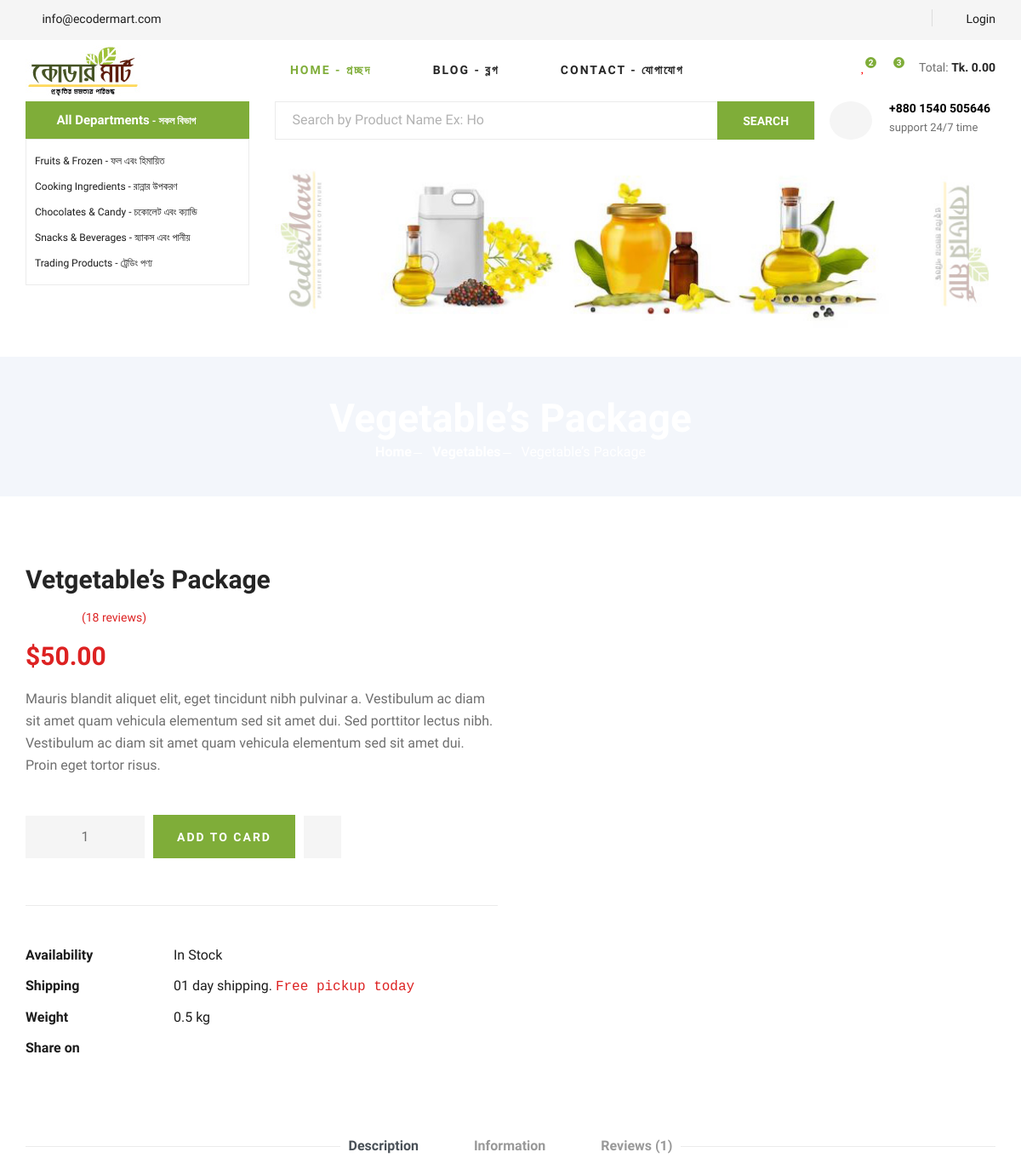
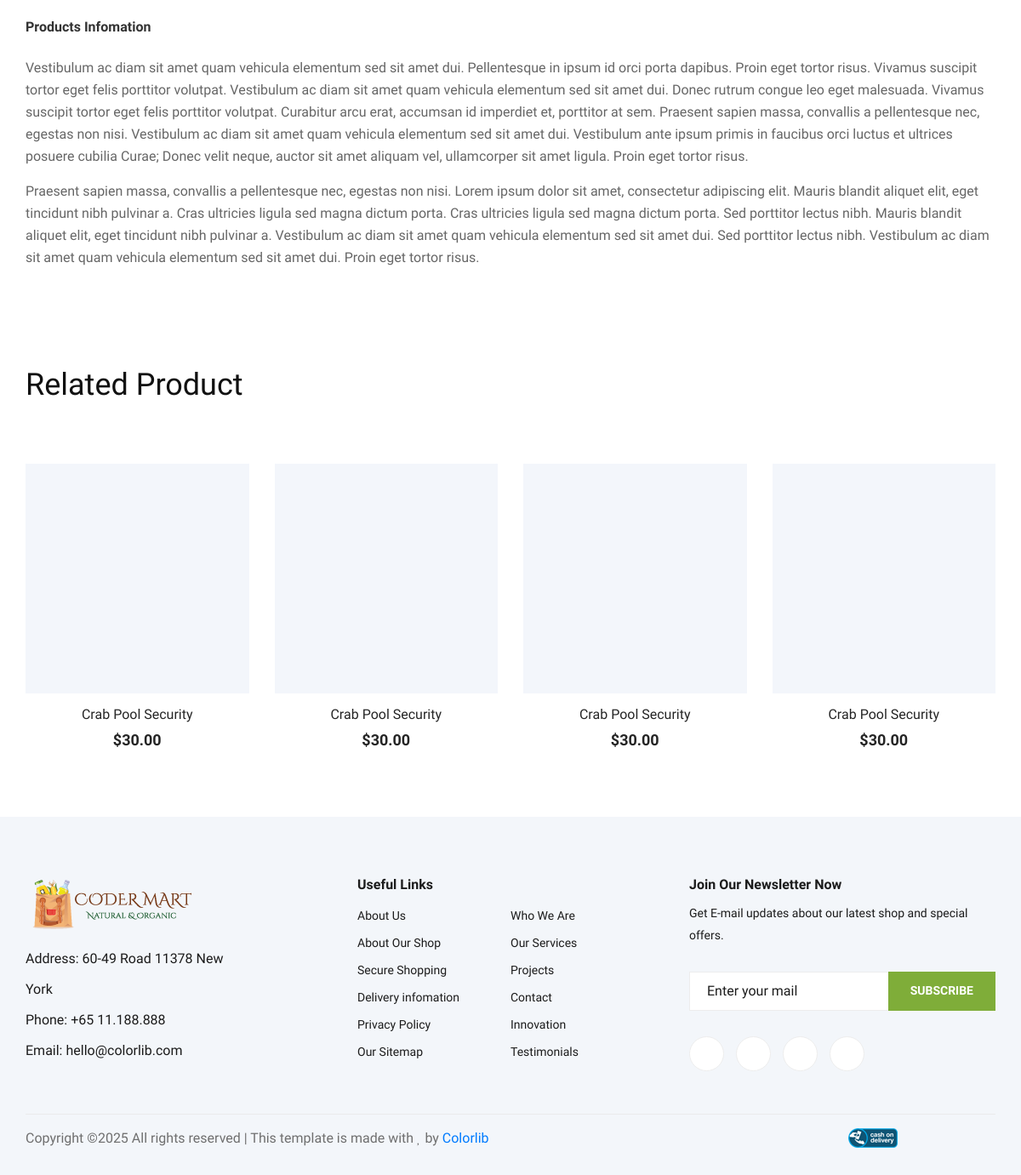
The page /shop-details.php on the database its author committed (2 pictures, top to bottom).
### tables this page shows
CREATE TABLE `basic` (
  `id` int(11) NOT NULL,
  `compName` varchar(50) NOT NULL,
  `compName_en` varchar(50) DEFAULT NULL,
  `address` varchar(255) NOT NULL,
  `phone` varchar(25) NOT NULL,
  `office_phone` varchar(25) NOT NULL,
  `email` varchar(100) NOT NULL,
  `logo` varchar(255) NOT NULL,
  `currency` varchar(255) NOT NULL,
  `facebook` varchar(100) NOT NULL,
  `twitter` varchar(100) NOT NULL,
  `linkedin` varchar(100) NOT NULL,
  `delivery_method` varchar(255) NOT NULL,
  `messanger_group` varchar(150) NOT NULL,
  `whatapps_group` varchar(150) NOT NULL,
  `open_time` varchar(100) NOT NULL,
  `close_time` varchar(100) NOT NULL,
  `updationDate` timestamp NOT NULL DEFAULT current_timestamp()
);

CREATE TABLE `category` (
  `id` int(11) NOT NULL,
  `catName` varchar(255) DEFAULT NULL,
  `catName_en` varchar(255) DEFAULT NULL,
  `catImage` varchar(256) DEFAULT NULL,
  `creationDate` timestamp NOT NULL DEFAULT current_timestamp()
);

### includes/config.php (called while the page is built, shortened)
<?php
   $con = mysqli_connect(DB_SERVER,DB_USER,DB_PASS,DB_NAME);
	$sql=mysqli_query($con,"select * from basic where id='1'");
	while($row=mysqli_fetch_array($sql))
	{
		$compName=$row['compName'];
	}
?>

### share/hero.php (the view, shortened to what this page needs)
<section class="hero">
    <div class="container">
        <div class="row">
            <div class="col-lg-3">
                <div class="hero__categories">
                    <div class="hero__categories__all">
                        <i class="fa fa-bars"></i>
                        <span>All Departments</span><span style="font-size: 12px"> - সকল বিভাগ</span>
                    </div>
                    <ul>
                        <?php
                        $sql = mysqli_query($con, "SELECT id, catName, catName_en FROM category");
                        while ($row = mysqli_fetch_array($sql)) { ?>
                            <li>
                                <a href="category.php?cid=<?= $row['id']; ?>">
                                    <?= htmlentities($row['catName_en']). ' - ' . trim(htmlentities($row['catName']), ' -'); ?>
                                </a>
                            </li>
                        <?php } ?>
                    </ul>
                </div>
            </div>
            <div class="col-lg-9">
                <div class="hero__search">
                    <div class="hero__search__form">
                        <form role="search" name="search" method="post" action="search-result.php">
                            <input type="text" id="searchInput" name="product">
                            <button type="submit" class="site-btn">SEARCH</button>
                        </form>
                    </div>
                    <div class="hero__search__phone">
                        <div class="hero__search__phone__icon">
                            <i class="fa fa-phone"></i>
                        </div>
                        <div class="hero__search__phone__text">
                            <h5>+880 1540 505646</h5>
                            <span>support 24/7 time</span>
                        </div>
                    </div>
                </div>
                <img class="hero__item hero-bg" src="img1/hero/banner.jpg"/>
            </div>
        </div>
    </div>
</section>

### share/header.php (shortened to what this page needs)
<header class="header">
        <div class="header__top">
            <div class="container">
                <div class="row">
                    <div class="col-lg-6 col-md-6">
                        <div class="header__top__left">
                            <ul>
                                <?php $ret=mysqli_query($con, "select * from basic"); while ($row=mysqli_fetch_array($ret)) { ?>
                                <li><i class="fa fa-envelope"></i> <?php echo htmlentities($row['email']);?></li>
                                <?php } ?>
                            </ul>
                        </div>
                    </div>
                    <div class="col-lg-6 col-md-6">
                        <div class="header__top__right">
                            <div class="header__top__right__social">
                                <a href="#"><i class="fa fa-facebook"></i></a>
                                <a href="#"><i class="fa fa-twitter"></i></a>
                                <a href="#"><i class="fa fa-linkedin"></i></a>
                            </div>
                            <div class="header__top__right__auth">
                                <a href="#"><i class="fa fa-user"></i> Login</a>
                            </div>
                        </div>
                    </div>
                </div>
            </div>
        </div>
		<div class="header__logo">
            <div class="container">
                <div class="row">
                    <div class="col-lg-3 col-md-3">
                        <div class="header__logo__left">
                          <a href="index.php">
							<?php
							$sql=mysqli_query($con,"select * from basic where id='1'");
							while($row=mysqli_fetch_array($sql))
							{	?>
							<img src="admin/logo/<?php echo $row['id'];?>/<?php echo $row['logo'];?>"  alt="<?php if(isset($compName)){ echo $compName;}?>"/>
							<?php } ?>
						  </a>
                        </div>
                    </div>
                    <div class="col-lg-6 col-md-6">
                        <nav class="header__menu">
							<ul>
								<li class="active"><a href="./index.php"><i class="fa fa-home"></i> Home - প্রচ্ছদ</a></li>
								<li><a href="./shop-grid.html"><i class="fa fa-rss"></i> Blog - ব্লগ</a></li>
								<li><a href="./contact.html"><i class="fa fa-phone"></i>  Contact - যোগাযোগ</a></li>
							</ul>
						</nav>
                    </div>
					<div class="col-lg-3 col-md-3">
                        <div class="header__cart">
							<ul>
								<li>
									<a href="#">
										<i class="fa fa-heart" style="color:red"></i>
										<span>2</span>
									</a>
								</li>
								<li>
									<a href="#">
										<i class="fa fa-shopping-cart"></i>
										<span>3</span>
									</a>
								</li>
							</ul>
							<div class="header__cart__price">Total: <span>Tk. 0.00</span></div>
						</div>
                    </div>
                </div>
            </div>
        </div>
</header>

### rows shown on the page
basic: email "info@ecodermart.com", logo (picture)
category: catName_en "Fruits & Frozen", catName "ফল এবং হিমায়িত"
category: catName_en "Cooking Ingredients", catName "রান্নার উপকরণ"
category: catName_en "Chocolates & Candy", catName "চকোলেট এবং ক্যান্ডি"
category: catName_en "Snacks & Beverages", catName "স্ন্যাকস এবং পানীয়"
category: catName_en "Trading Products", catName "ট্রেডিং পণ্য"
